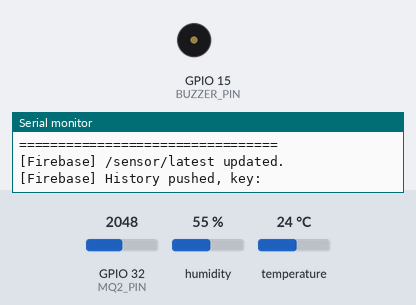
Bench run of a program on a simulated ESP32. Parts: buzzer (waves = sounding, pin HIGH), the last lines printed to the serial monitor. The inputs (shaded band) are chosen by the test bench; at power-on: temperature 24 °C, GPIO 32 (MQ2_PIN) = 2048, humidity 55 %. WiFi joins after 1.5 s; servers stay silent unless stated; the local clock reads 2024-03-15 10:24:30 at power-on unless the program sets it.

Above: at 2.7 s.
2.8 s: temperature set to 37.3 °C
5.5 s: temperature set to 38.6 °C
At 10.01 s:
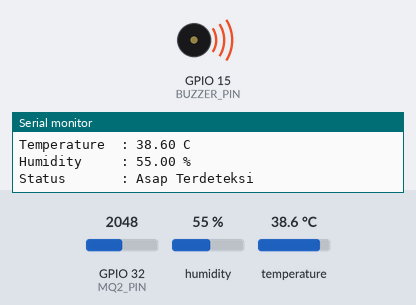
11.0 s: GPIO 32 (MQ2_PIN) set to 2866
At 12.11 s:
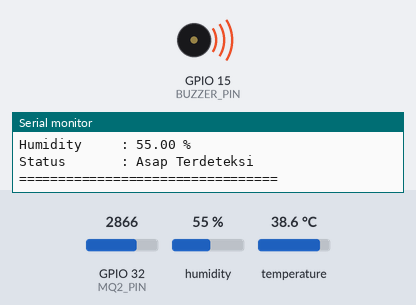
15.5 s: humidity set to 22 %
19.5 s: GPIO 32 (MQ2_PIN) set to 3603
Timing chart, 0 to 24.5 s (numbered marks = the images above; inputs shaded):
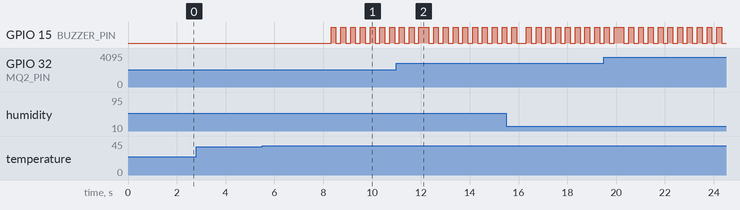

The program:

main.cpp
```cpp
#include <Arduino.h>
#include <WiFi.h>
#include <DHT.h>
#include <Firebase_ESP_Client.h>

#include "addons/TokenHelper.h"
#include "addons/RTDBHelper.h"

const char* WIFI_SSID = "Wokwi-GUEST";
const char* WIFI_PASSWORD = "";

#define API_KEY        "AIzaSyD3xW4gGitmCiJ-6_p3EYWHLZhLJcAYLVQ"
#define DATABASE_URL   "https://miot-miniproject-firedetection-default-rtdb.asia-southeast1.firebasedatabase.app"

#define MQ2_PIN      32
#define DHT_PIN      4
#define BUZZER_PIN   15

#define DHT_TYPE DHT22
DHT dht(DHT_PIN, DHT_TYPE);

const float TEMP_THRESHOLD  = 38.0;
const float HUMIDITY_THRESHOLD = 35.0;

// Threshold
const int GAS_NORMAL = 2500;
const int GAS_LOW    = 3200;
const int GAS_MEDIUM = 3500;

const unsigned long SENSOR_INTERVAL = 2000;
const unsigned long BUZZER_INTERVAL = 200;

// Firebase objects
FirebaseData   fbdo;
FirebaseAuth   auth;
FirebaseConfig config;

bool firebaseReady = false;

// Timing
unsigned long previousSensorMillis = 0;
unsigned long previousBuzzerMillis = 0;
bool buzzerState = false;

struct SensorData {
  int           gasValue;
  float         temperature;
  float         humidity;
  String        smokeLevel;
  String        status;
  unsigned long timestamp;
};

SensorData sensor;
SensorData previousSensor;
bool       firstRead = true;

void connectWiFi() {
  Serial.print("Menghubungkan ke WiFi");
  WiFi.begin(WIFI_SSID, WIFI_PASSWORD);

  int retry = 0;
  while (WiFi.status() != WL_CONNECTED && retry < 20) {
    Serial.print(".");
    delay(500);
    retry++;
  }

  if (WiFi.status() == WL_CONNECTED) {
    Serial.println();
    Serial.println("WiFi Terhubung!");
    Serial.print("IP Address : ");
    Serial.println(WiFi.localIP());
  } else {
    Serial.println();
    Serial.println("WiFi GAGAL — sistem tetap berjalan offline.");
  }
}

void checkWiFi() {
  if (WiFi.status() != WL_CONNECTED) {
    Serial.println("WiFi terputus, mencoba reconnect...");
    connectWiFi();
  }
}

void syncTime() {
  Serial.print("Sinkronisasi waktu NTP");

  configTime(0, 0, "pool.ntp.org", "time.nist.gov", "id.pool.ntp.org");

  struct tm timeinfo;
  int retry = 0;
  while (!getLocalTime(&timeinfo, 1000) && retry < 30) {
    Serial.print(".");
    retry++;
  }

  if (retry < 30) {
    Serial.println();
    Serial.print("Waktu tersinkron: ");
    Serial.println(&timeinfo, "%Y-%m-%d %H:%M:%S");
  } else {
    Serial.println();
    Serial.println("Sinkronisasi waktu GAGAL — SSL Firebase bisa gagal.");
  }
}

void initFirebase() {
  config.api_key      = API_KEY;
  config.database_url = DATABASE_URL;

  config.token_status_callback = tokenStatusCallback;
  if (Firebase.signUp(&config, &auth, "", "")) {
    Serial.println("Anonymous sign-up request berhasil dikirim.");
  } else {
    Serial.print("Sign-up error: ");
    Serial.println(config.signer.signupError.message.c_str());
  }

  Firebase.begin(&config, &auth);
  Firebase.reconnectWiFi(true);

  Serial.print("Menunggu Firebase token");
  unsigned long tokenWait = millis();
  while (!Firebase.ready() && millis() - tokenWait < 10000) {
    Serial.print(".");
    delay(500);
  }

  if (Firebase.ready()) {
    firebaseReady = true;
    Serial.println();
    Serial.println("Firebase Terhubung!");
  } else {
    Serial.println();
    Serial.println("Firebase GAGAL — upload dinonaktifkan.");
  }
}

int readGasValue() {
  long total = 0;
  for (int i = 0; i < 10; i++) {
    total += analogRead(MQ2_PIN);
  }
  return total / 10;
}

String getSmokeLevel(int gasValue) {
  if (gasValue < GAS_NORMAL) return "Normal";
  if (gasValue < GAS_LOW)    return "Rendah";
  if (gasValue < GAS_MEDIUM) return "Sedang";
  return "Tinggi";
}

void updateSensors() {
  int   gas  = readGasValue();
  float temp = dht.readTemperature();
  float hum  = dht.readHumidity();

  if (isnan(temp) || isnan(hum)) {
    Serial.println("[ERROR] Gagal membaca DHT22! Cek wiring.");
    return;
  }

  sensor.gasValue    = gas;
  sensor.temperature = temp;
  sensor.humidity    = hum;
  sensor.smokeLevel  = getSmokeLevel(gas);
  sensor.timestamp   = millis();
}

void determineStatus() {
  bool suhuTinggi       = sensor.temperature > TEMP_THRESHOLD;
  bool kelembabanRendah = sensor.humidity < HUMIDITY_THRESHOLD;
  bool asapTinggi       = sensor.smokeLevel == "Tinggi";
  bool asapSedang       = sensor.smokeLevel == "Sedang";

  if (asapTinggi && suhuTinggi) {
    sensor.status = "Potensi Kebakaran";
  } else if (suhuTinggi && kelembabanRendah) {
    sensor.status = "Potensi Kebakaran";
  } else if (asapTinggi || suhuTinggi || asapSedang) {
    sensor.status = "Asap Terdeteksi";
  } else {
    sensor.status = "Aman";
  }
}

bool dataChanged() {
  if (firstRead)                                          return true;
  if (sensor.gasValue    != previousSensor.gasValue)     return true;
  if (sensor.status      != previousSensor.status)       return true;
  if (abs(sensor.temperature - previousSensor.temperature) > 0.3) return true;
  if (abs(sensor.humidity    - previousSensor.humidity)    > 1.0) return true;
  return false;
}

void uploadFirebase() {
  if (!firebaseReady) {
    Serial.println("[Firebase] Tidak terhubung, skip upload.");
    return;
  }

  if (WiFi.status() != WL_CONNECTED) {
    Serial.println("[Firebase] WiFi offline, skip upload.");
    return;
  }

  // --- Buat JSON object ---
  FirebaseJson json;
  json.set("gasValue",    sensor.gasValue);
  json.set("temperature", sensor.temperature);
  json.set("humidity",    sensor.humidity);
  json.set("smokeLevel",  sensor.smokeLevel);
  json.set("status",      sensor.status);
  json.set("timestamp",   (int)sensor.timestamp);

  // --- Upload ke /sensor/latest ---
  if (Firebase.RTDB.setJSON(&fbdo, "/sensor/latest", &json)) {
    Serial.println("[Firebase] /sensor/latest updated.");
  } else {
    Serial.print("[Firebase] Gagal update latest: ");
    Serial.println(fbdo.errorReason());
  }

  // --- Push ke /sensor/history ---
  // pushJSON otomatis buat key unik berdasarkan timestamp Firebase
  if (Firebase.RTDB.pushJSON(&fbdo, "/sensor/history", &json)) {
    Serial.print("[Firebase] History pushed, key: ");
    Serial.println(fbdo.pushName());
  } else {
    Serial.print("[Firebase] Gagal push history: ");
    Serial.println(fbdo.errorReason());
  }
}

void printSensorData() {
  Serial.println();
  Serial.println("========== DATA SENSOR ==========");
  Serial.print("Gas Value    : ");
  Serial.println(sensor.gasValue);
  Serial.print("Smoke Level  : ");
  Serial.println(sensor.smokeLevel);
  Serial.print("Temperature  : ");
  Serial.print(sensor.temperature);
  Serial.println(" C");
  Serial.print("Humidity     : ");
  Serial.print(sensor.humidity);
  Serial.println(" %");
  Serial.print("Status       : ");
  Serial.println(sensor.status);
  Serial.println("=================================");
}

void updateBuzzer() {
  if (sensor.status == "Aman") {
    digitalWrite(BUZZER_PIN, LOW);
    buzzerState = false;
    return;
  }

  unsigned long currentMillis = millis();
  if (currentMillis - previousBuzzerMillis >= BUZZER_INTERVAL) {
    previousBuzzerMillis = currentMillis;
    buzzerState = !buzzerState;
    digitalWrite(BUZZER_PIN, buzzerState);
  }
}

void setup() {
  Serial.begin(115200);

  pinMode(MQ2_PIN,    INPUT);
  pinMode(BUZZER_PIN, OUTPUT);
  digitalWrite(BUZZER_PIN, LOW);

  dht.begin();

  Serial.println();
  Serial.println("============================================");
  Serial.println("  SMART FIRE DETECTION SYSTEM AND MONITORING");
  Serial.println("============================================");

  connectWiFi();
  syncTime();
  initFirebase();
  updateSensors();
  determineStatus();
  previousSensor = sensor;
  firstRead = true;
}

void loop() {
  checkWiFi();

  unsigned long currentMillis = millis();

  if (currentMillis - previousSensorMillis >= SENSOR_INTERVAL) {
    previousSensorMillis = currentMillis;

    updateSensors();
    determineStatus();
    printSensorData();

    if (dataChanged()) {
      uploadFirebase();
      previousSensor = sensor;
      firstRead = false;
    }
  }

  updateBuzzer();
}
```

Measured:
- the behaviour switches between 38 and 38.1 °C on temperature (found by bisection; images 0 and 1)
- after the input at 5.5 s, GPIO 15 (BUZZER_PIN): alternates HIGH for 0.20 s and LOW for 0.20 s, starting after 2.8 s
